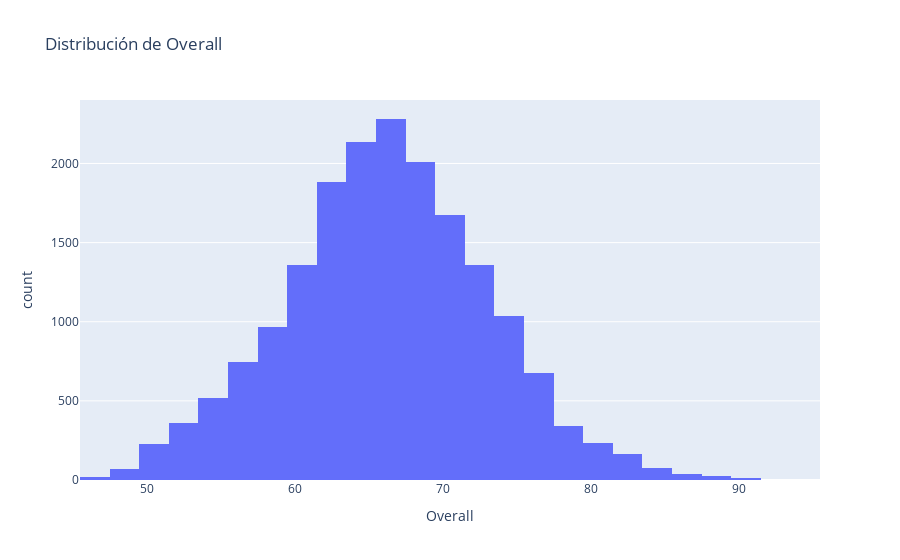

The notebook cell this image was saved under:
### Code cell
#Histograma
fig=px.histogram(df, x='Overall', title='Distribución de Overall', nbins=30)
fig.show()

### Figure 1 — Plotly figure (JSON) as saved in the notebook; plotly's stock layout.template omitted (floating-point values rounded to 4 significant figures; data arrays with more than 128 entries replaced by an {"elided": "..."} marker saying what was removed)
{"data": [{"alignmentgroup": "True", "bingroup": "x", "hovertemplate": "Overall=%{x}<br>count=%{y}<extra></extra>", "legendgroup": "", "marker": {"color": "#636efa", "pattern": {"shape": ""}}, "name": "", "nbinsx": 30, "offsetgroup": "", "orientation": "v", "showlegend": false, "type": "histogram", "x": {"elided": "18207 int values"}, "xaxis": "x", "yaxis": "y"}], "layout": {"barmode": "relative", "legend": {"tracegroupgap": 0}, "title": {"text": "Distribución de Overall"}, "xaxis": {"anchor": "y", "domain": [0, 1], "title": {"text": "Overall"}}, "yaxis": {"anchor": "x", "domain": [0, 1], "title": {"text": "count"}}}}
